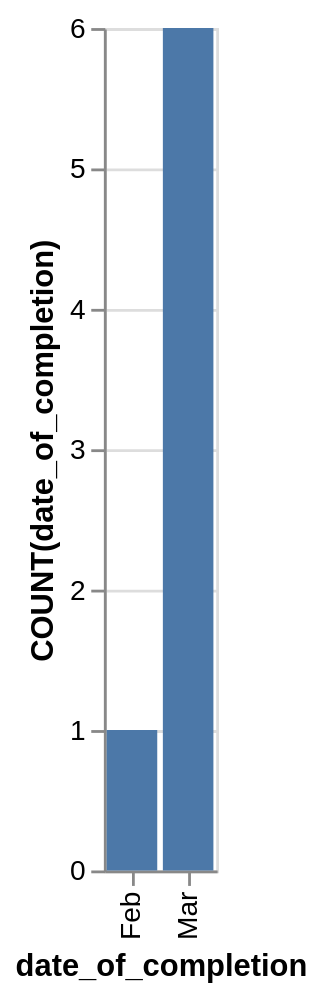

Describe this chart as a Vega-Lite specification.
### Vega-Lite specification from a JSON file in a GitHub repository (floating-point values rounded to 4 significant figures)
{"data": {"values": [{"x_data": "Feb", "y_data": 1}, {"x_data": "Mar", "y_data": 6}]}, "mark": "bar", "encoding": {"x": {"field": "x_data", "type": "nominal", "title": "date_of_completion", "sort": {"op": "sum", "field": "y_data", "order": "ascending"}}, "y": {"field": "y_data", "type": "quantitative", "title": "COUNT(date_of_completion)"}}}
